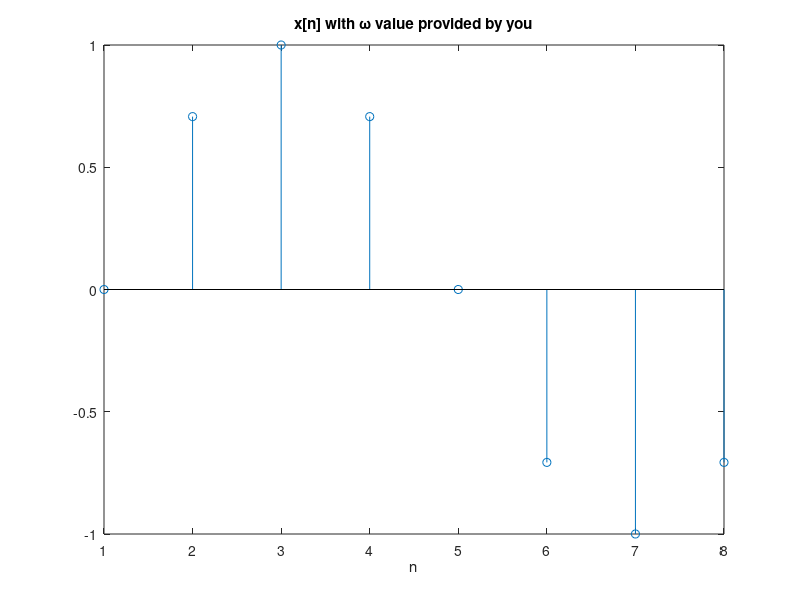

This chart was generated by the following MATLAB code:
%w=pi/4;  % <-- enter a different value of w which produces the same plot as the above plot
w=9*pi/4;

%%%%%%%%%%%%%%%%% DO NOT MODIFY THE FOLLOWING CODE %%%%%%%%%%%%%%%%%

% Generate a vector with discrete time values
n=0:1:7;
  
% Generate a vector with signal values
x=sin(w.*n);
  
% Plot and annotate the signal
stem(x);
xlabel('n');
title('x[n] with \omega value provided by you');
  
%%%%%%%%%%%%%%%%%%%%%%%%%%%%%%%%%%%%%%%%%%%%%%%%%%%%%%%%%%%%%%%%%%%%%
  
 